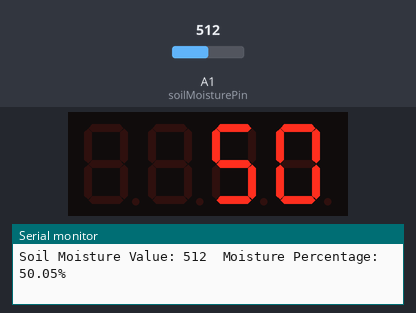
A sketch run on a simulated Arduino Uno, built with avr-gcc and run on an emulated ATmega328P. Parts: 4-digit seven-segment display, the last lines printed to the serial monitor. Inputs (shaded band) come from the test bench; at power-on: A1 (soilMoisturePin) = 512.

Above: at 1.8 s.
1.9 s: A1 (soilMoisturePin) set to 716
At 3.2 s:
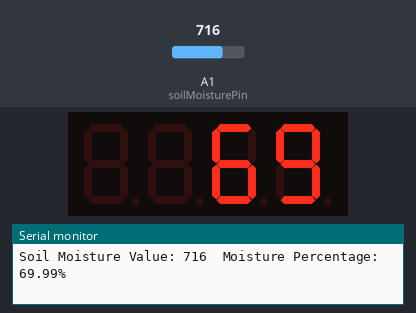
3.5 s: A1 (soilMoisturePin) set to 900
At 5.1 s:
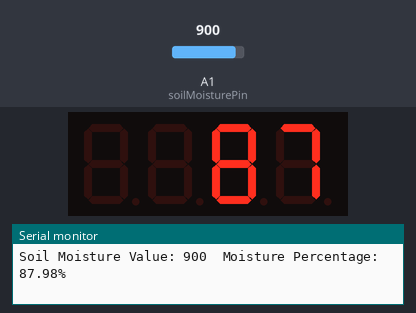
5.6 s: A1 (soilMoisturePin) set to 1023
At 7.1 s:
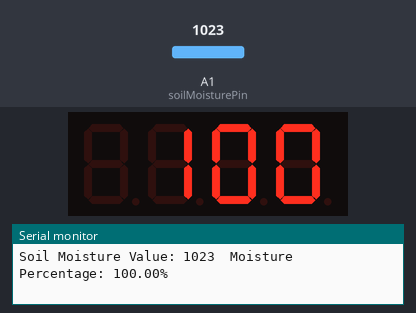
Timing chart, 0 to 8.6 s (numbered marks = the images above; inputs shaded):
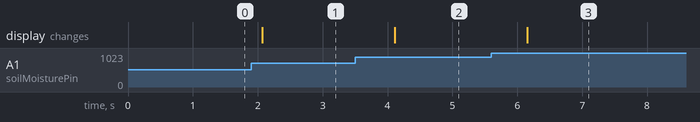

Measured:
- after the input at 1.9 s, the display: changes after 0.17 s (image 1)
- after the input at 3.5 s, the display: changes after 0.61 s (image 2)
- after the input at 5.6 s, the display: changes after 0.56 s (image 3)

The sketch:

MoistureSensorExplore8.ino
```cpp
#include <TM1637Display.h>

// Define the analog pin for the soil moisture sensor
const int soilMoisturePin = A1;

// Define the pins for TM1637 display (change according to your wiring)
#define CLK 3
#define DIO 4

// Create a TM1637Display object
TM1637Display display(CLK, DIO);

void setup() {
  // Start serial communication
  Serial.begin(9600);
  // Initialize the TM1637 display
  display.setBrightness(0x0f); // set the brightness level (0x00 to 0x0f)
}

void loop() {
  // Read the soil moisture sensor value
  int soilMoistureValue = analogRead(soilMoisturePin);

  // Calculate moisture percentage manually
  float moisturePercentage = (soilMoistureValue / 1023.0) * 100.0;

  // Print the sensor value and moisture percentage to the serial monitor
  Serial.print("Soil Moisture Value: ");
  Serial.print(soilMoistureValue);
  Serial.print("\tMoisture Percentage: ");
  Serial.print(moisturePercentage);
  Serial.println("%");

  // Display the moisture percentage on the TM1637 display
  display.showNumberDec(moisturePercentage);

  // Add a delay to avoid rapid readings
  delay(1000);  // You can adjust the delay as needed
}
```
